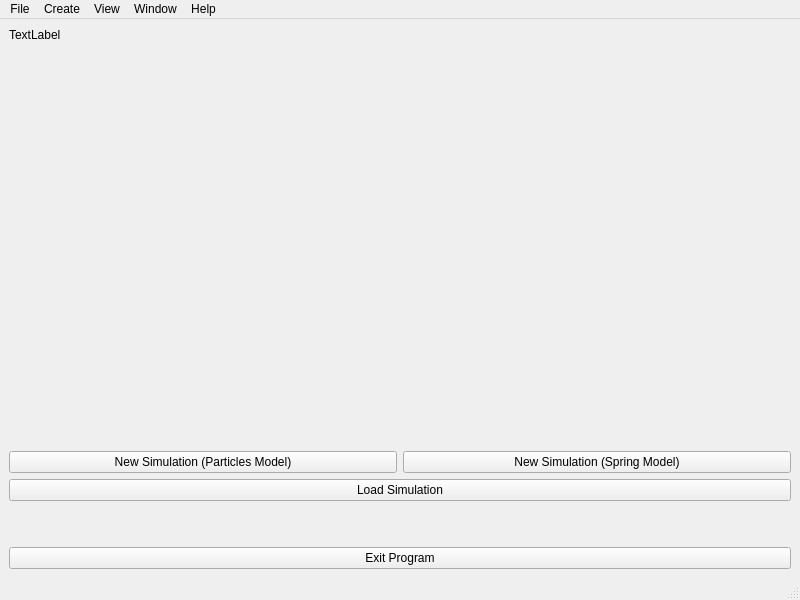
<?xml version="1.0" encoding="UTF-8"?>
<ui version="4.0">
 <class>homescreen</class>
 <widget class="QMainWindow" name="homescreen">
  <property name="geometry">
   <rect>
    <x>0</x>
    <y>0</y>
    <width>800</width>
    <height>600</height>
   </rect>
  </property>
  <property name="windowTitle">
   <string>MainWindow</string>
  </property>
  <widget class="QWidget" name="centralwidget">
   <layout class="QVBoxLayout" name="verticalLayout_5">
    <item>
     <widget class="QLabel" name="rocsim_pic">
      <property name="text">
       <string>TextLabel</string>
      </property>
     </widget>
    </item>
    <item>
     <spacer name="verticalSpacer_3">
      <property name="orientation">
       <enum>Qt::Orientation::Vertical</enum>
      </property>
      <property name="sizeHint" stdset="0">
       <size>
        <width>20</width>
        <height>40</height>
       </size>
      </property>
     </spacer>
    </item>
    <item>
     <layout class="QHBoxLayout" name="horizontalLayout_2">
      <item>
       <widget class="QPushButton" name="pushParticleModel">
        <property name="text">
         <string>New Simulation (Particles Model)</string>
        </property>
       </widget>
      </item>
      <item>
       <widget class="QPushButton" name="pushSpringModel">
        <property name="text">
         <string>New Simulation (Spring Model)</string>
        </property>
       </widget>
      </item>
     </layout>
    </item>
    <item>
     <widget class="QPushButton" name="pushLoadSimulation">
      <property name="text">
       <string>Load Simulation</string>
      </property>
     </widget>
    </item>
    <item>
     <spacer name="verticalSpacer_4">
      <property name="orientation">
       <enum>Qt::Orientation::Vertical</enum>
      </property>
      <property name="sizeType">
       <enum>QSizePolicy::Policy::Minimum</enum>
      </property>
      <property name="sizeHint" stdset="0">
       <size>
        <width>20</width>
        <height>40</height>
       </size>
      </property>
     </spacer>
    </item>
    <item>
     <widget class="QPushButton" name="pushExit">
      <property name="text">
       <string>Exit Program</string>
      </property>
     </widget>
    </item>
   </layout>
  </widget>
  <widget class="QMenuBar" name="menubar">
   <property name="geometry">
    <rect>
     <x>0</x>
     <y>0</y>
     <width>800</width>
     <height>22</height>
    </rect>
   </property>
   <widget class="QMenu" name="menuFile">
    <property name="title">
     <string>File</string>
    </property>
    <addaction name="actionNew_Simulation"/>
    <addaction name="separator"/>
    <addaction name="actionExit"/>
   </widget>
   <widget class="QMenu" name="menuCreate">
    <property name="title">
     <string>Create</string>
    </property>
   </widget>
   <widget class="QMenu" name="menuView">
    <property name="title">
     <string>View</string>
    </property>
   </widget>
   <widget class="QMenu" name="menuWindow">
    <property name="title">
     <string>Window</string>
    </property>
   </widget>
   <widget class="QMenu" name="menuHelp">
    <property name="title">
     <string>Help</string>
    </property>
    <addaction name="actionAbout_ROCsim"/>
   </widget>
   <addaction name="menuFile"/>
   <addaction name="menuCreate"/>
   <addaction name="menuView"/>
   <addaction name="menuWindow"/>
   <addaction name="menuHelp"/>
  </widget>
  <widget class="QStatusBar" name="statusbar"/>
  <action name="actionAbout_ROCsim">
   <property name="icon">
    <iconset theme="QIcon::ThemeIcon::HelpAbout"/>
   </property>
   <property name="text">
    <string>About ROCsim</string>
   </property>
  </action>
  <action name="actionNew_Simulation">
   <property name="icon">
    <iconset theme="QIcon::ThemeIcon::DocumentPageSetup"/>
   </property>
   <property name="text">
    <string>New Simulation</string>
   </property>
  </action>
  <action name="actionExit">
   <property name="icon">
    <iconset theme="QIcon::ThemeIcon::ApplicationExit"/>
   </property>
   <property name="text">
    <string>Exit</string>
   </property>
  </action>
 </widget>
 <resources/>
 <connections/>
</ui>
